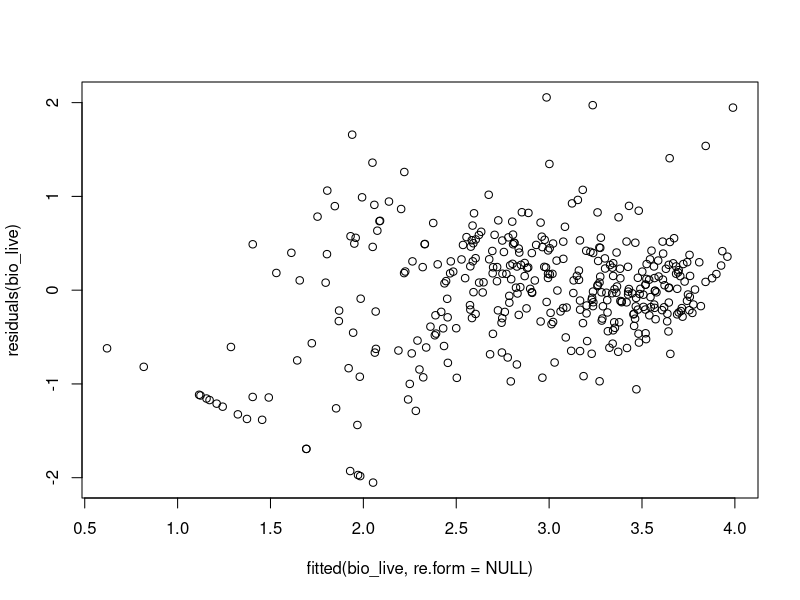

Write R code to recreate this figure. (Note: this script raises an error after producing the figure.)
library(dplyr)
library(ggplot2)
library(tidyr)
library(lmerTest)
library(lme4)
library(emmeans)
library(Cairo)
library(kableExtra)

### --------------------------------------
### Data and plotting of biomass
### --------------------------------------
times <- read.csv("data/time.csv") %>% 
  select(-Time_pt) %>% 
  mutate(Median_time_factor = factor(Median_time)) 

baci_bio <- read.csv("data/baci_bio_df3_sod_live_altered.csv") %>% 
  mutate(Sod_biomass=as.numeric(Sod_biomass)) %>% 
  mutate(water_treatment = factor(water_treatment, levels = c("H", "M", "L"))) %>% 
  mutate(fire_treatment_aloc = fire_treatment) %>% 
  mutate(fire_treatment = ifelse(fire_treatment == "b" &  Median_time_pt == 592, "ub",fire_treatment)) %>% 
  mutate(fire_treatment = factor(fire_treatment, levels = c("ub","b"))) %>% 
  left_join(times, by = "Median_time_pt") %>%  
  mutate(Median_time_factor = factor(Median_time)) 
## need to add other time points to the data
blanks <- expand.grid(water_treatment = levels(baci_bio$water_treatment),
                      fire_treatment = levels(baci_bio$fire_treatment),
                      Median_time = unique(times$Median_time),
                      veg = unique(baci_bio$veg)) 
df_to_plot <- bind_rows(blanks,baci_bio) 

## Box plot of raw data
p <- ggplot(df_to_plot, aes(x = Median_time, y = (Sod_biomass + 1), fill = water_treatment, color = water_treatment, group = interaction(water_treatment, Median_time))) + 
  geom_boxplot() +
  theme_classic()+
  facet_grid( veg ~ fire_treatment)+
  theme(legend.position = "bottom")+
  xlim(0, 1500)+
  scale_y_continuous(breaks = c(2,11,101), labels = c(1,10,100), trans = "log10")

### --------------------------------------
### Model: Linear mixed model
### --------------------------------------
bio_live <- lmer(log(Sod_biomass+1) ~ Swamp + veg + Median_time_factor*water_treatment +  
                   water_treatment*fire_treatment + Median_time_factor*fire_treatment + (1 | Sod), data = baci_bio)
### residuals look good
plot(residuals(bio_live) ~ fitted(bio_live, re.form = NULL))
### Type III anova test 
anova(bio_live, type = "III")

###  Plot of water_treatment over time effect in burnt and unburnt sods
emmeans_plot = emmip(bio_live,  ~ water_treatment ~ Median_time_factor| fire_treatment , CIs = TRUE, type = "response") 
joined <- emmeans_plot$data %>% 
  left_join(times, by = "Median_time_factor")
## need to add other time points to the data
blanks <- expand.grid(water_treatment = levels(joined$water_treatment),
                      fire_treatment = levels(joined$fire_treatment),
                      Median_time = unique(times$Median_time))
plot_df <- joined %>% 
  bind_rows(blanks)
pos = position_dodge(width = 50)
bio_plot <- plot_df %>%
  ggplot(aes(Median_time, yvar, color = water_treatment), position = position_dodge2(width = 0.1)) +
  geom_point( position = pos) +
  geom_path(position = pos, size = 1) +
  geom_errorbar(aes(ymin = LCL, ymax = UCL), position = pos, alpha = 0.5, width = 0, size = 1) +
  facet_wrap( ~ fire_treatment) +
  theme_classic() +
  xlab("Time since experiment commenced (days)") + 
  ylab("Mean biomass (+/- 95% CI) per mesocosms (g)") +
  theme(legend.position = "none",
        axis.text = element_text( size = 12), 
        axis.title = element_text( size = 14)) + 
  scale_colour_ochre(palette="healthy_reef", reverse = T)

ggsave(plot = bio_plot, file = "plots/biomass_plot.png" , h = 8, w = 12 , type = "cairo-png")

### --------------------------------------
# Post hoc analysis of time * water interaction unburnt sods
# Look at pairwise comparisons of the water treatment differences change over time
### --------------------------------------
em_water <- emmeans(bio_live,  ~ water_treatment + Median_time_factor + fire_treatment, combine= TRUE )
base <- as.data.frame(diag(3*2*2))
combm = as.data.frame(em_water)[,1:3]

colnames(base)= rownames(base)=paste0(combm$water_treatment,combm$Median_time_factor,combm$fire_treatment)
selected_contrasts <- contrast(em_water, method =  list("H v. M by time interaction" = (base$H1261ub - base$M1261ub) - (base$H587ub - base$M587ub),
                                      "H v. L by time interaction" =  (base$H1261ub - base$L1261ub) - (base$H587ub - base$L587ub),
                                      "M v. L by time interaction" =  (base$M1261ub - base$L1261ub) - (base$M587ub - base$L587ub)), 
                               adjust = "mvt", type = "response")

## Condifidence intervals of contrasts
cbind(summary(selected_contrasts), confint(selected_contrasts)[, 5:6]) %>% 
  as.data.frame() %>% 
  mutate_at(2:8, round, 3)
